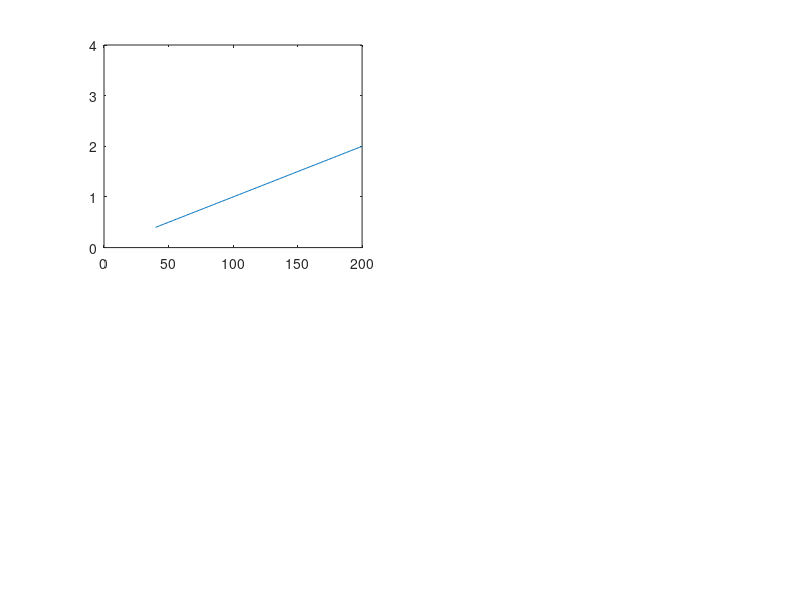

The MATLAB source for this figure: (Note: this script raises an error after producing the figure.)
clear all; close all; clc
global N REAL_TIME_INPUT TRAINING SOUND

% -------------------------
% CONFIG
% -------------------------

N               = 100;     % number of timesteps to render
SOUND           = false;    % use audio feedback for support
REAL_TIME_INPUT = false;   % use realtime input data
TRAINING        = false;   % use previously generated input from csv


% -------------------------
% PLOTTING - realtime
% -------------------------

global PLOT_BF HR_AXIS BF_AXIS
HR_AXIS = 40:200;   BF_AXIS = 0.01*HR_AXIS;
subplot(2,2,1);     PLOT_BF = plot(HR_AXIS,BF_AXIS);    axis([0 200 0 4]);
%xlabel='Heart Rate';ylabel='Breathing Frequency';Title='Relation between hr & bf';
linkdata on


% global RT_CHEST YY
% x = linspace(0,8); YY = sin(x);
% RT_CHEST = plot(x,YY);
% h.XDataSource = 'x';  h.YDataSource = 'YY'; linkdata on
global CHEST_Y1 PLOT_CHEST1  %CHEST_Y2 RT_CHEST2
CHEST_Y1 = zeros([1,100]); % CHEST_Y2 = [0]; subplot(1,2,2); 
subplot(2,2,2);
PLOT_CHEST1 = stem(CHEST_Y1);linkdata on
% RT_CHEST1 = plot(CHEST_Y1);linkdata on
% subplot(1,2,1); RT_CHEST2 = plot(CHEST_Y2);linkdata on
% refreshdata(RT_CHEST1);

global PLOT_COLOR PLOT_TXT
subplot(2,2,3); PLOT_COLOR = area([1 1]);
PLOT_COLOR(1).FaceColor = [0 0 0];% red
% PLOT_COLOR(1).FaceColor = [0 0 1];% blue
subplot(2,2,4); PLOT_TXT = 'data/none.jpg'; imshow(PLOT_TXT); linkdata on



% -------------------------
% CSV data
% -------------------------

global TRAINING_BF TRAINING_HR
c1_bf = csvread('data/17-05 conditie 1 rust/bb_v69.csv');%499
c1_hr = csvread('data/17-05 conditie 1 rust/hr_v69.csv');
c2_bf = csvread('data/17-05 conditie 2 sport/bb_v81.csv');
c2_hr = csvread('data/17-05 conditie 2 sport/hr_v81.csv');
c3_bf = csvread('data/17-05 conditie 3 angst/bb_v32.csv');
c3_hr = csvread('data/17-05 conditie 3 angst/hr_v32.csv');
    % als deze worden gebruikt worden de domein-waardes genegeerd
    % dt = 0.18;
    
TRAINING_BF = c3_bf;    TRAINING_HR = c3_hr;




% -------------------------
% RUN
% -------------------------

disp('Running model...'); 
if REAL_TIME_INPUT && TRAINING, TRAINING = false; disp('-- WARNING not TRAINING --'); end;
if TRAINING, disp('using .cvs data'); end;
model = l2('model');
tic;

% model.simulate(N, 'COM5');
model.simulate(N,'default','default');

disp('Simulation finished');
toc % time = toc; disp('time/N');   disp(time/N);




% -------------------------
% PLOT full simulation
% -------------------------

model.plot({...
    'hr','breathing_f',...
    'chest_c',...
    'graph_bel_starting_dir'...
    'graph_bel_hr'...
    'graph_bel_breathing_f'...
    'graph_des_breathing_f'...
    'graph_breathing_f_diff'...
    'graph_bel_used_chest_range'...
    'graph_stable_hr','graph_stable_bf'...
    'graph_bel_anxiety','assessment'...
    'cycle_time'...
    'graph_des_starting_dir','support'...
    'adaption_2'
});
    %,'graph_breathing_f_error'...
    %'sitfac','anxiety_regulation','anxiety',...
    %'ps','hr','breathing_f','relative_c'...
    %,'starting_dir','performance'...
	%,'phase_shift'...
 %  'graph_bel_prev_ps','graph_original_hr'...   
 %  ,'physical_state'...
 %   ,'graph_bel_breathing_acc','graph_bel_breathing_pattern'...

 

 
%graph_bel_breathing_pattern
%plot belief...

%graph_breathing_f_error should generate 2 lines

%model.plot({'graph_bel_chest_trans'});
%legend('Undefined','Start of breathing cycle')

%model.plot({'graph_breathing_f_error'});
%legend('Deviation','Zero')
%model.export('../../plots/model.pdf',{'graph_breathing_f_error'});



